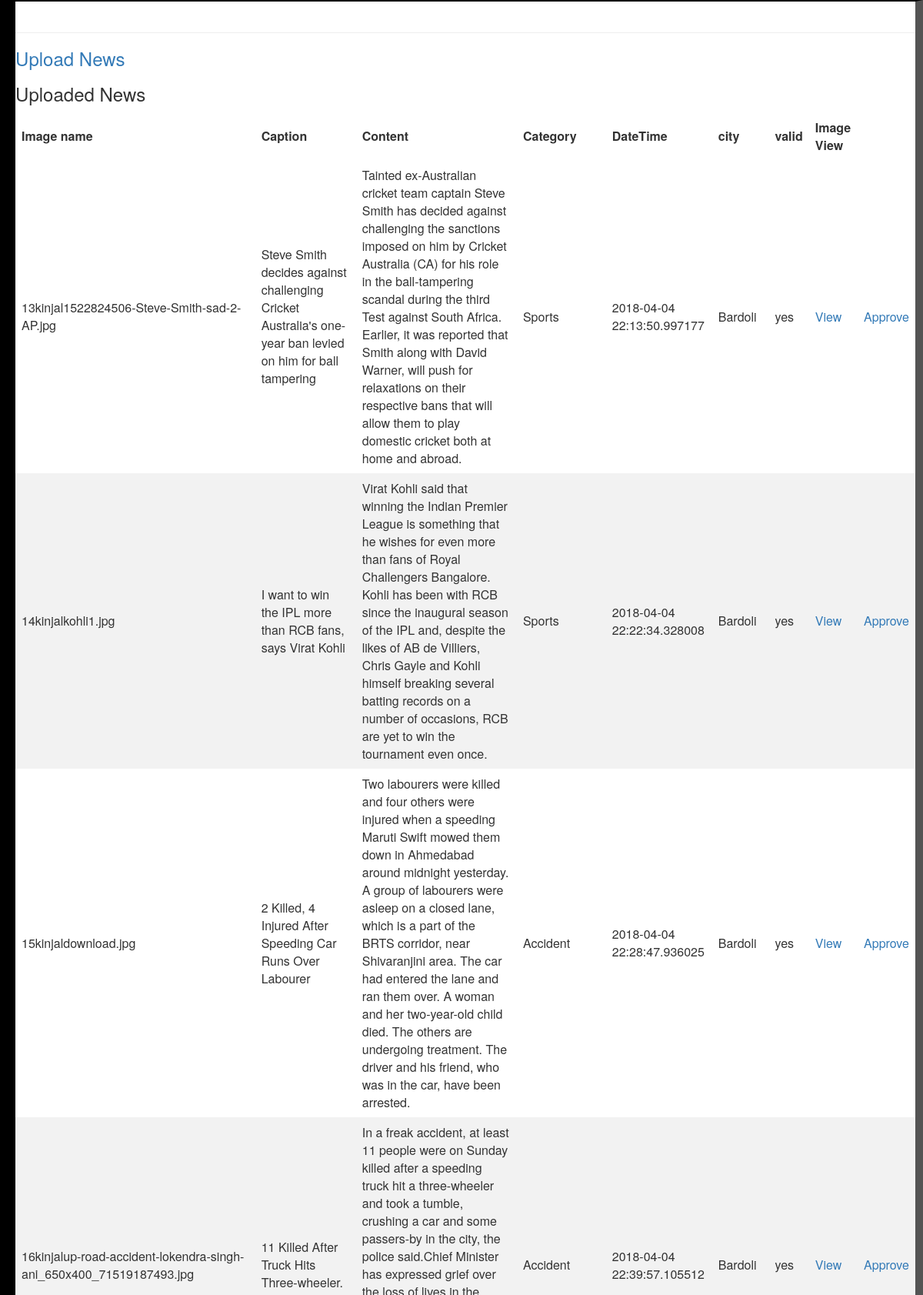
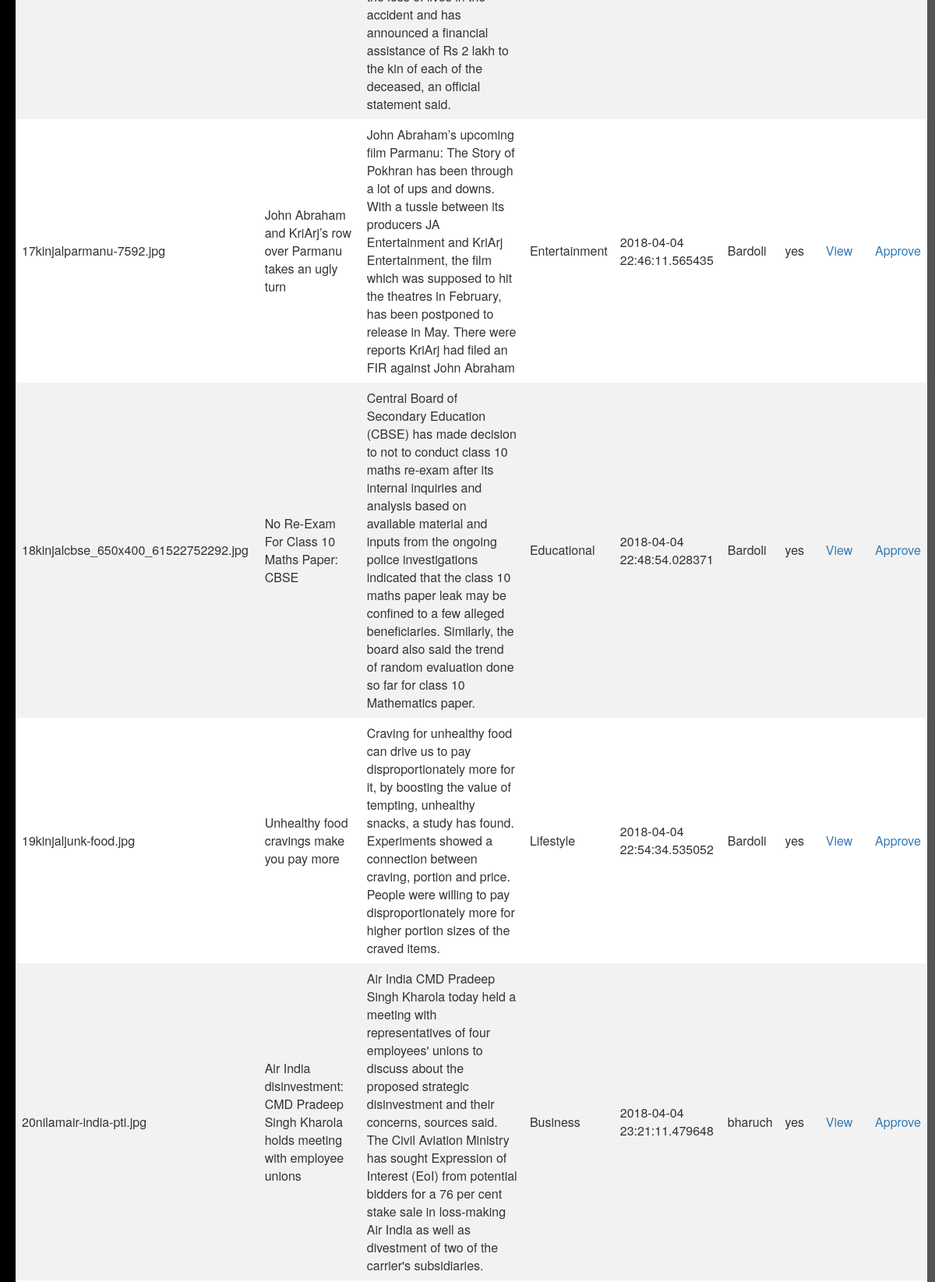
The page /show_all (upper part) on the database its author committed (2 pictures, top to bottom).
### __init__.py (models this page shows)
class tb_uploads3(db.Model):
    id=db.Column('image_id',db.Integer,primary_key = True)
    imagename=db.Column(db.String(200))
    Caption=db.Column(db.String(50))
    Content=db.Column(db.String(450))
    Category=db.Column(db.String(10))
    DateTime=db.Column(db.DateTime())
    city=db.Column(db.String(10))
    Uploadedby=db.Column(db.String(10))
    valid=db.Column(db.String(10))

### __init__.py (the view)
@app.route('/show_all', methods = ['GET', 'POST'])
def show_all():
   return render_template('show_all.html', tb_login1 = tb_login1.query.all(),tb_uploads3 = tb_uploads3.query.all() )

### templates/show_all.html (shortened to what this page needs)
﻿<!DOCTYPE html>
<html lang="en">
<head>
</head>
<link rel="stylesheet" href="https://maxcdn.bootstrapcdn.com/bootstrap/3.3.7/css/bootstrap.min.css">
<link href="//netdna.bootstrapcdn.com/bootstrap/3.0.3/css/bootstrap.min.css" rel="stylesheet" id="bootstrap-css">
<body class="body">
    <hr />
    <h3>
        <a href="{{ url_for('upload_news') }}">
            Upload News
        </a>
    </h3>
    <h3>Uploaded News</h3>
    <div style="overflow-x:auto;">
        <table>
            <thead>
                <tr>
                    <th>Image name</th>
                    <th>Caption</th>
                    <th>Content</th>
                    <th>Category</th>
                    <th>DateTime</th>
                    <th>city</th>
                    <th>valid</th>
                    <th>Image View</th>
                </tr>
            </thead>
            <tbody>
                {% for member in tb_uploads3 %}
                <tr>
                    <td>{{ member.imagename }}</td>
                    <td>{{ member.Caption}}</td>
                    <td>{{ member.Content}}</td>
                    <td>{{ member.Category}}</td>
                    <td>{{ member.DateTime}}</td>
                    <td>{{member.city}}</td>
                    <td>{{ member.valid}}</td>
                    <td><a href="{{ url_for('view_image',imagepath=member.imagename) }}">View</a></td>
                    <td><a href="{{ url_for('approve_news',imagepath=member.imagename) }}">Approve</a></td>
                </tr>
                {% endfor %}
            </tbody>
        </table>
    </div>
</body>
</html>

### templates/show_all.html (style rules this page uses)
table { border-collapse: collapse; width: 100%; }
th, td { text-align: left; padding: 8px; }
tr:nth-child(even) { background-color: #f2f2f2 }
.body { border-style: inset; border-color: black; border-width: 2px 10px 4px 20px; }

### rows shown on the page
tb_uploads3: imagename "13kinjal1522824506-Steve-Smith-sad-2-AP.jpg", Caption "Steve Smith decides against challenging Cricket Australia's one-year ban levied on him for ball tampering", Content "Tainted ex-Australian cricket team captain Steve Smith has decided against challenging the sanctions imposed on him by Cricket Australia (CA) for his role in the ball-tampering scandal during the third Test against South Africa. Earlier, it was reported that Smith along with David Warner, will push for relaxations on their respective bans that will allow them to play domestic cricket both at home and abroad.", Category "Sports", DateTime "2018-04-04 22:13:50.997177", city "Bardoli", valid "yes"
tb_uploads3: imagename "14kinjalkohli1.jpg", Caption "I want to win the IPL more than RCB fans, says Virat Kohli", Content "Virat Kohli said that winning the Indian Premier League is something that he wishes for even more than fans of Royal Challengers Bangalore. Kohli has been with RCB since the inaugural season of the IPL and, despite the likes of AB de Villiers, Chris Gayle and Kohli himself breaking several batting records on a number of occasions, RCB are yet to win the tournament even once.", Category "Sports", DateTime "2018-04-04 22:22:34.328008", city "Bardoli", valid "yes"
tb_uploads3: imagename "15kinjaldownload.jpg", Caption "2 Killed, 4 Injured After Speeding Car Runs Over Labourer", Content "Two labourers were killed and four others were injured when a speeding Maruti Swift mowed them down in Ahmedabad around midnight yesterday. A group of labourers were asleep on a closed lane, which is a part of the BRTS corridor, near Shivaranjini area. The car had entered the lane and ran them over. A woman and her two-year-old child died. The others are undergoing treatment. The driver and his friend, who was in the car, have been arrested.", Category "Accident", DateTime "2018-04-04 22:28:47.936025", city "Bardoli", valid "yes"
tb_uploads3: imagename "16kinjalup-road-accident-lokendra-singh-ani_650x400_71519187493.jpg", Caption "11 Killed After Truck Hits Three-wheeler.", Content "In a freak accident, at least 11 people were on Sunday killed after a speeding truck hit a three-wheeler and took a tumble, crushing a car and some passers-by in the city, the police said.Chief Minister has expressed grief over the loss of lives in the accident and has announced a financial assistance of Rs 2 lakh to the kin of each of the deceased, an official statement said.", Category "Accident", DateTime "2018-04-04 22:39:57.105512", city "Bardoli", valid "yes"
tb_uploads3: imagename "17kinjalparmanu-7592.jpg", Caption "John Abraham and KriArj’s row over Parmanu takes an ugly turn", Content "John Abraham’s upcoming film Parmanu: The Story of Pokhran has been through a lot of ups and downs. With a tussle between its producers JA Entertainment and KriArj Entertainment, the film which was supposed to hit the theatres in February, has been postponed to release in May. There were reports KriArj had filed an FIR against John Abraham", Category "Entertainment", DateTime "2018-04-04 22:46:11.565435", city "Bardoli", valid "yes"
tb_uploads3: imagename "18kinjalcbse_650x400_61522752292.jpg", Caption "No Re-Exam For Class 10 Maths Paper: CBSE", Content "Central Board of Secondary Education (CBSE) has made decision to not to conduct class 10 maths re-exam after its internal inquiries and analysis based on available material and inputs from the ongoing police investigations indicated that the class 10 maths paper leak may be confined to a few alleged beneficiaries. Similarly, the board also said the trend of random evaluation done so far for class 10 Mathematics paper.", Category "Educational", DateTime "2018-04-04 22:48:54.028371", city "Bardoli", valid "yes"
tb_uploads3: imagename "19kinjaljunk-food.jpg", Caption "Unhealthy food cravings make you pay more", Content "Craving for unhealthy food can drive us to pay disproportionately more for it, by boosting the value of tempting, unhealthy snacks, a study has found. Experiments showed a connection between craving, portion and price. People were willing to pay disproportionately more for higher portion sizes of the craved items.", Category "Lifestyle", DateTime "2018-04-04 22:54:34.535052", city "Bardoli", valid "yes"
tb_uploads3: imagename "20nilamair-india-pti.jpg", Caption "Air India disinvestment: CMD Pradeep Singh Kharola holds meeting with employee unions", Content "Air India CMD Pradeep Singh Kharola today held a meeting with representatives of four employees' unions to discuss about the proposed strategic disinvestment and their concerns, sources said. The Civil Aviation Ministry has sought Expression of Interest (EoI) from potential bidders for a 76 per cent stake sale in loss-making Air India as well as divestment of two of the carrier's subsidiaries.", Category "Business", DateTime "2018-04-04 23:21:11.479648", city "bharuch", valid "yes"
